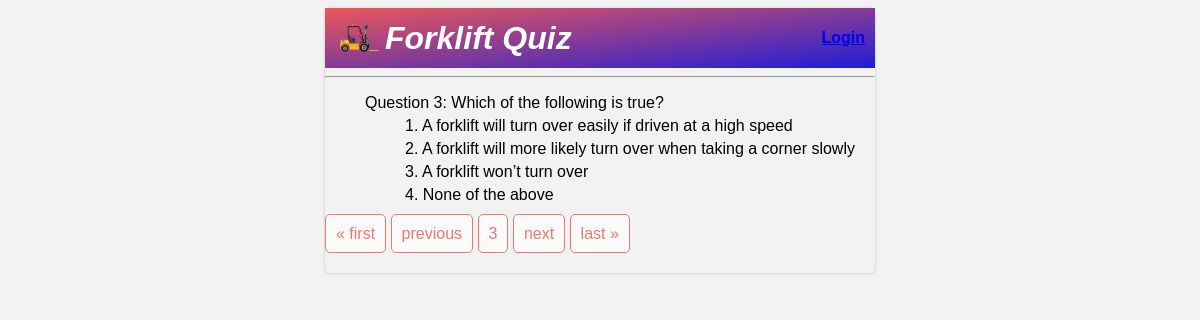
/?page=3, run on the app's committed database.
### quiz/models.py (models this page shows, shortened)
class Question(models.Model):
    user = models.ForeignKey(User, on_delete=models.CASCADE,null=True, blank=True)
    question_text = models.CharField(max_length=250)
    complete = models.BooleanField(default=False)
    class Meta:
        ordering = ('id',)

class Choice(models.Model):
    question = models.ForeignKey(Question,on_delete=models.CASCADE, related_name="choices")
    choice_text = models.CharField(max_length=250)

### quiz/views.py (the view)
# urls.py: path('', QuizList.as_view(), name="quizlist"),
class QuizList(ListView):
    model = Question
    fields ='__all__'
    context_object_name = 'questions'
    paginate_by = 1
    def get_context_data(self, **kwargs):
        context = super().get_context_data(**kwargs)
        context['page'] = context['page_obj']
        return context

### quiz/templates/quiz/question_list.html
{% extends 'quiz/base.html' %}
{% block content %}
{% load static %}
<div class="container">
    <div class="header-bar">
        <div class="image">
            <img class="logo" src="{% static 'images/forklift.png' %}" alt="logo">
            <h1><i>Forklift Quiz</i></h1>
        </div>
        <div class="registration">
            {% if request.user.is_authenticated %}
                <p>{{ request.user }}</p>
                <a class="link" href="{% url 'logout' %}">Logout</a>
            {% else %}
                <a href="{% url 'login' %}">Login</a>
            {% endif %}
        </div>
    </div>
    <hr>
    <div class="content">
        {% if questions %}
            <ul>
                {% for question in questions %}
                    <li class="question">Question {{ question.id }}: {{ question.question_text }}</li>
                    <ul>
                        {% for choice in question.choices.all %}
                            <li>{{forloop.counter}}. {{ choice.choice_text }}</li>
                        {% endfor %}
                    </ul>
                {% endfor %}
            </ul>
            <div class="pagination">
                <span class="step-links">
                    {% if page.has_previous %}
                        <a class="button" href="?page=1">&laquo; first</a>
                        <a  class="button" href="?page={{ page.previous_page_number }}">previous</a>
                    {% endif %}
                    <span class="button">{{ page.number }}</span>
                    {% if page.has_next %}
                        <a class="button" href="?page={{ page.next_page_number }}">next</a>
                        <a class="button" href="?page={{ page.paginator.num_pages }}">last &raquo;</a>
                    {% endif %}
                </span>
            </div>
        {% else %}
            <p>No questions available.</p>
        {% endif %}
    </div>
</div>
{% endblock %}

### static/css/style.css (style rules this page uses)
body { background-color: #f2f2f2; font-family: Arial,sans-serif; height: 3000px; }
p,h1 { margin: 0 auto; }
h1 { display: inline-block; vertical-align: middle; }
.header-bar { background: linear-gradient(to left top, rgb(30, 30, 214), rgb(236, 88, 88)); height: 60px; padding: 0 10px; text-align: center; display: flex; justify-content: space-between; align-items: center; color: white; font-weight: bold; }
.image { display: flex; align-items: center; }
.logo { width: 50px; height: 50px; }
.content ul li { list-style: none; padding-bottom: 5px; }
.container { max-width: 550px; border-radius: 5px; margin: auto auto; padding-bottom: 30px; box-shadow: 0 0 3px rgba(0, 0, 0, 0.2); }
.button { border: 1px solid #EB796F; background-color: #FAFAFA; color: #EB796F; padding: 10px; font-size: 16px; border-radius: 5px; cursor: pointer; text-decoration: none; }

### data on the page
Question: id "3", question_text "Which of the following is true?"
Choice: choice_text "A forklift will turn over easily if driven at a high speed"
Choice: choice_text "A forklift will more likely turn over when taking a corner slowly"
Choice: choice_text "A forklift won’t turn over"
Choice: choice_text "None of the above"

### other printed values
{{ page.number }} "3"
